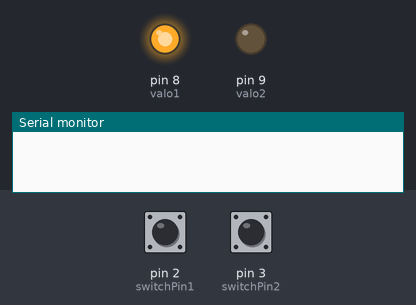
The sketch below on a simulated Arduino Uno, built with avr-gcc and run on an emulated ATmega328P. On the bench: output pins drawn as LEDs (lit = HIGH), the last lines printed to the serial monitor. Dashed ring = blinking. The inputs (shaded band) are chosen by the test bench; at power-on: pin 3 (switchPin2) HIGH, pin 2 (switchPin1) HIGH. Random numbers use the default seed unless the sketch sets one.

Above: at 0.42 s.
At 1.4 s:
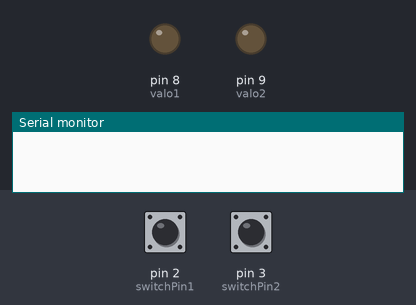
1.5 s: pin 3 (switchPin2) pulled LOW for 0.15 s
At 2.22 s:
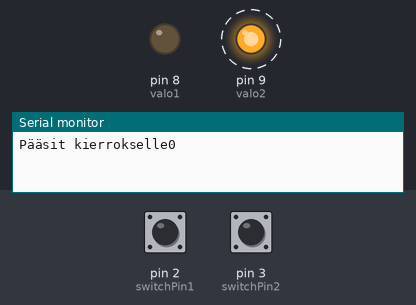
Timing chart, 0 to 4.5 s (numbered marks = the images above; inputs shaded):
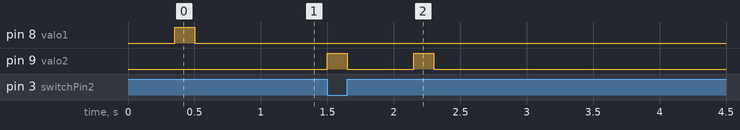

Measured:
- after the input at 1.5 s, pin 9 (valo2): alternates HIGH for 0.15 s and LOW for 0.50 s, 4 changes in all, then stays LOW, starting at once

The sketch:

Peli_toimiva.ino
```cpp
/*
 *  Counting presses
 */
int x=1;
int y=2 ;
int n=2;

int switchPin1 = 2;
int switchPin2 = 3;              // switch is connected to pin 2
int val1;
int val2;                        // variable for reading the pin status
int buttonState1;
int buttonState2;                // variable to hold the button state
int buttonPresses = 0;          // how many times the button has been pressed

long randNumber;
int vastaus;
int oikeaVastaus;

int valo1=8;
int valo2=9;

void setup() {
  randomSeed(analogRead(0));

  pinMode(valo1,OUTPUT);
  pinMode(valo2,OUTPUT);
  pinMode(switchPin1, INPUT);    // Set the switch pin as input
  pinMode(switchPin2, INPUT);
  Serial.begin(9600);           // Set up serial communication at 9600bps
  buttonState1 = digitalRead(switchPin1);
  buttonState2 = digitalRead(switchPin2);   // read the initial state
}


void loop(){
  if((n>=y)&&(oikeaVastaus!=vastaus)){n=n-3;Serial.print("Pääsit kierrokselle");Serial.println(n);
  n=2; y=2; x=1; oikeaVastaus=0; vastaus=0;}
  val1 = digitalRead(switchPin1);      // read input value and store it in val
  val2 = digitalRead(switchPin2);
  if (val1 != buttonState1) {          // the button state has changed!
    if (val1 == LOW) {                // check if the button is pressed
              // increment the buttonPresses variable
      digitalWrite(valo1,HIGH);
    delay(150);
    digitalWrite(valo1,LOW);
    delay(150);
      n++;
      vastaus++;
    }
  }
 if (val2 != buttonState2) {          // the button state has changed!
    if (val2 == LOW) {                // check if the button is pressed
               // increment the buttonPresses variable
      digitalWrite(valo2,HIGH);
    delay(150);
    digitalWrite(valo2,LOW);
    delay(150);
      n++;
      vastaus--;
    }
 }
buttonState1 = val1;
buttonState2 = val2;  // save the new state in our variable
if (oikeaVastaus==vastaus)
       {oikeaVastaus=0;
       vastaus=0;

         while ((n==y)&&(x!=y)){
        delay(350);
        x++;
        vastaus=0;
        randNumber=random(1,3);
                 if (randNumber<2){oikeaVastaus++;
            digitalWrite(valo1,HIGH);
    delay(150);
    digitalWrite(valo1,LOW);
    delay(150);}
                 else {oikeaVastaus--;            digitalWrite(valo2,HIGH);
    delay(150);
    digitalWrite(valo2,LOW);
    delay(150);};}}

                   if (x==y){
                    x=1;
                     n=2;
                     y++;

                      }

}
```
